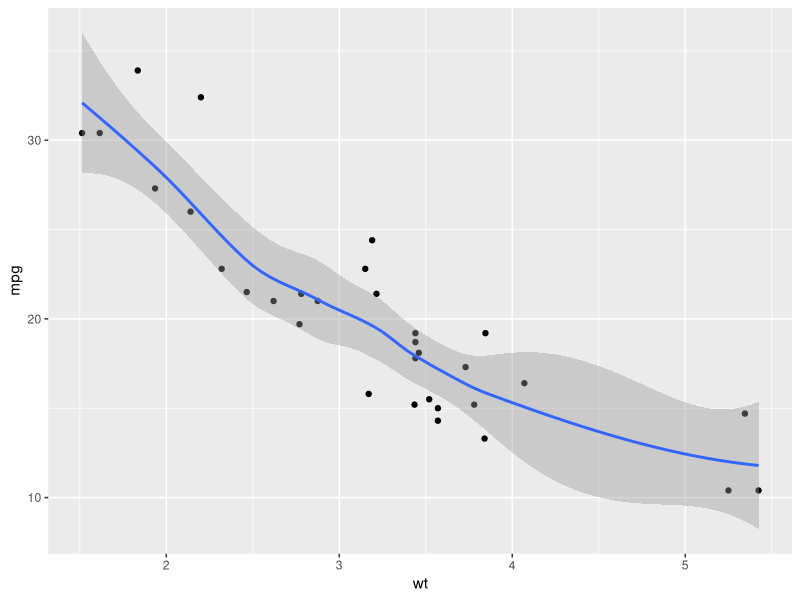
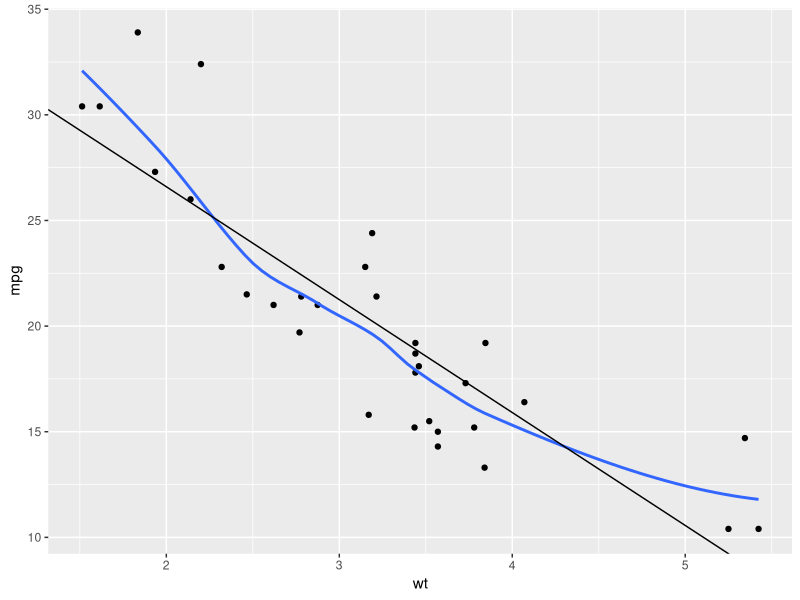

Reproduce these figures in R, in order.
#install.packages("broom")
library(broom)
library(tidyverse)

head(mtcars)

#----- plot weight and mpg  -----
ggplot(mtcars, aes(x = wt, y = mpg)) +
  geom_point() +
  geom_smooth()

#----- linear model: predict mpg from wt -----
mod <- lm(mpg ~ wt, data = mtcars)

coef(mod)
summary(mod)

#----- broom's augment() gives fitted, residuals, hat (predicted), cook's distanct, etc. -----
augment(mod)  


new <- data.frame(wt = 4.5)  # create data from with same input var name
predict(mod, newdata = new)   # ask the model to predict the output var weight

c = data.frame(coef(mod))
ggplot(mtcars, aes(x = wt, y = mpg)) +
  geom_point() +
  geom_smooth(se = FALSE) +
  geom_abline(slope = c[2,1], intercept = c[1,1])

